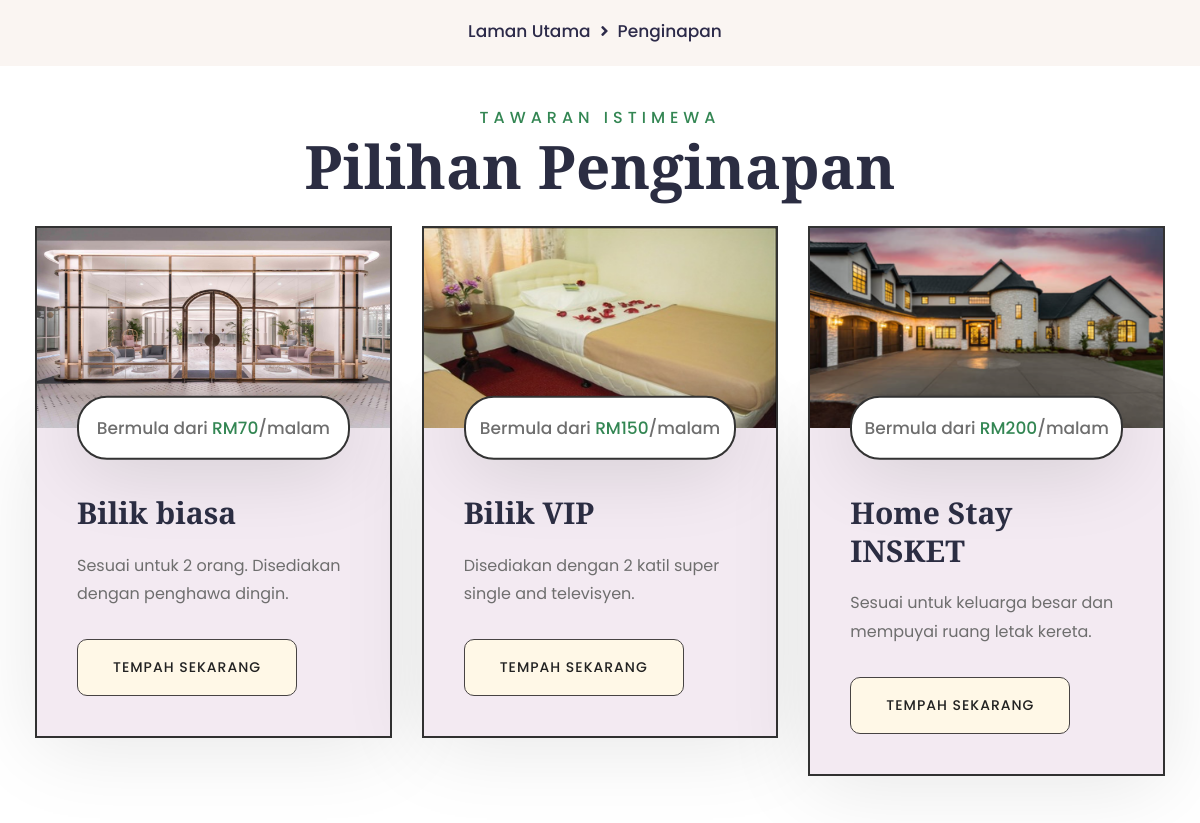
Page /pakejPenginapan.php (middle part) on the earlier database version.
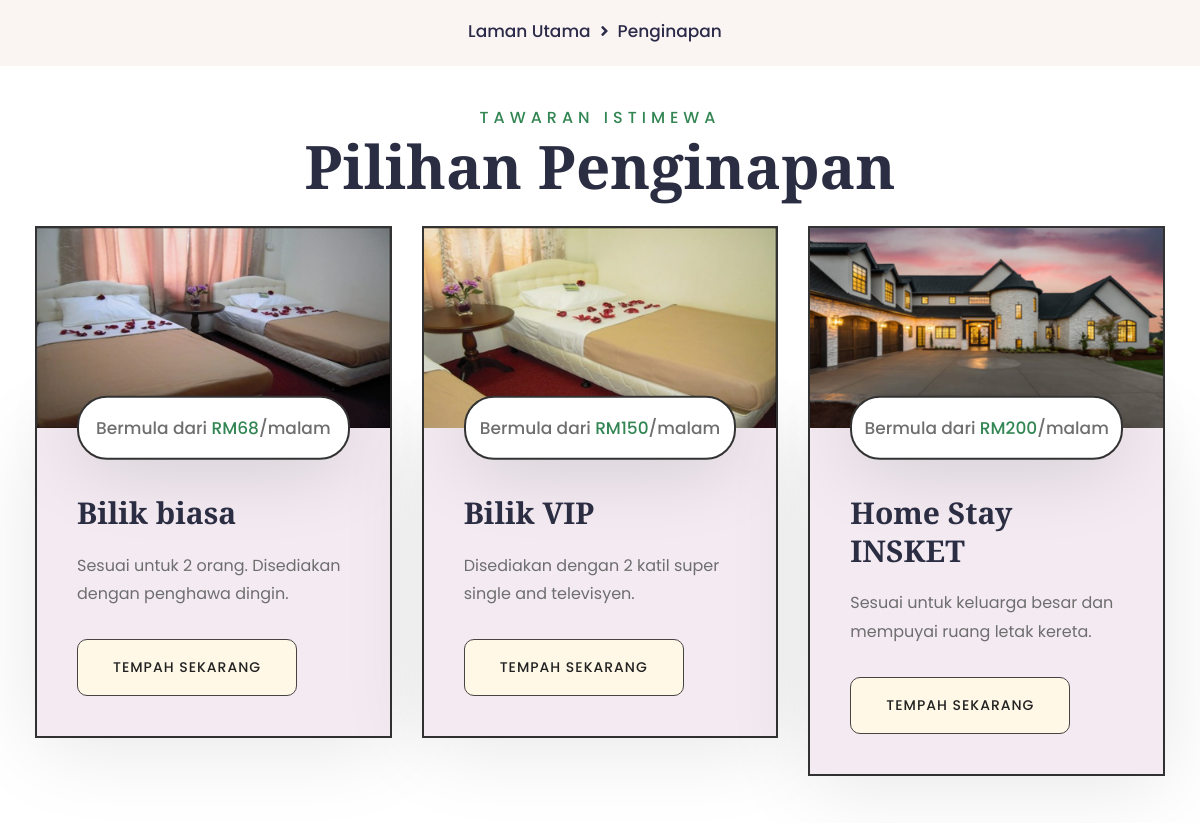
Same page on the later database version.
### tables this page shows
CREATE TABLE `bilik_pic` (
  `id_gambar` int(10) NOT NULL,
  `jenis_gambar` varchar(50) NOT NULL,
  `url_gambar` text NOT NULL,
  `id_bilik` int(10) NOT NULL
);

CREATE TABLE `bilik` (
  `id_bilik` int(10) NOT NULL,
  `nama_bilik` varchar(50) NOT NULL,
  `kapasiti` int(4) NOT NULL,
  `jenis_bilik` varchar(15) NOT NULL,
  `harga_semalaman` float NOT NULL,
  `huraian_kemudahan` text NOT NULL,
  `huraian_pendek` text DEFAULT NULL,
  `huraian` text DEFAULT NULL,
  `max_capacity` int(3) NOT NULL,
  `id_admin` int(10) DEFAULT NULL
);

### pakejPenginapan.php (the view, shortened to what this page needs)
<!DOCTYPE html>
<html lang="en">
<head>
    <link href="assets/css/bootstrap.css" rel="stylesheet">
    <link href="assets/css/style.css" rel="stylesheet">
    <link href="assets/css/responsive.css" rel="stylesheet">
    <link href="assets/css/color.css" rel="stylesheet">
</head>
<body>
    <div class="page-wrapper">
        <div class="bredcrumb-wrap">
            <div class="auto-container">
                <ul class="bredcrumb-list">
                    <li><a href="index.php">Laman Utama</a></li>
                    <li>Penginapan</li>
                </ul>
            </div>
        </div>
        <section class="section-padding" style="padding-top: 10px;">
            <div class="auto-container">
                <div class="section_heading text-center mb_30 mt_30">
                    <span class="section_heading_title_small">TAWARAN ISTIMEWA</span>
                    <h2 class="section_heading_title_big">Pilihan Penginapan</h2>
                </div>
                <div class="row">
                    <?php
                    $conn = DBConnection::getConnection();
                    $stmt = "SELECT b.id_bilik, b.nama_bilik, b.harga_semalaman, b.huraian_pendek,g.url_gambar FROM bilik b LEFT JOIN bilik_pic g ON b.id_bilik = g.id_bilik WHERE jenis_gambar = 'main';";
                    try {
                        $result = $conn->query($stmt);
                    } catch (Exception $e) {
                        echo "Error: " . $e->getMessage();
                    }
                    $delay = 0.8;
                    if ($result->num_rows > 0) {
                        while ($room = $result->fetch_assoc()) {
                            $room_name = $room['nama_bilik'];
                            $short_description = $room['huraian_pendek'];
                            $price = $room['harga_semalaman'];
                            $main_img = $room['url_gambar'];
                            $room_id = $room['id_bilik'];
                    ?>
                            <div class="col-lg-4 col-md-6">
                                <div class="room-1-block wow fadeInUp" data-wow-delay="<?php echo $delay;?>s" data-wow-duration="1.2s">
                                    <div class="room-1-image hvr-img-zoom-1">
                                        <img src="<?php echo htmlspecialchars($main_img); ?>" style="height: 200px; width:425px">
                                    </div>
                                    <div class="room-1-content">
                                        <p class="room-1-meta-info">Bermula dari <span class="theme-color">RM<?php echo htmlspecialchars($price); ?></span>/malam</p>
                                        <h4 class="room-1-title mb_20">
                                            <a href="room-details?room_id=<?php echo htmlspecialchars($room_id); ?>.php">
                                                <?php echo htmlspecialchars($room_name); ?>
                                            </a>
                                        </h4>
                                        <p class="room-1-text mb_30"><?php echo htmlspecialchars($short_description); ?></p>
                                        <div class="link-btn">
                                            <a href="room_details.php?room_id=<?php echo htmlspecialchars($room_id); ?>" class="btn-1 btn-alt">Tempah Sekarang <span></span></a>
                                        </div>
                                    </div>
                                </div>
                            </div>
                    <?php
                    $delay += 0.2;
                        }
                    } else {
                        echo "<p>No rooms available at the moment.</p>";
                    }
                    ?>
                </div>
            </div>
        </section>
    </div>
</body>
</html>

Differences in the rows shown:
changed bilik_pic "Bilik biasa": url_gambar: picture added in place of a placeholder; id_bilik.harga_semalaman "70" → "68"
